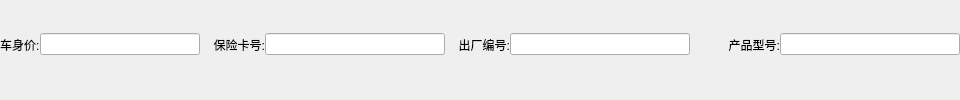
        <widget class="QWidget" name="widget_4" native="true">
         <layout class="QHBoxLayout" name="horizontalLayout_4">
          <property name="spacing">
           <number>0</number>
          </property>
          <property name="leftMargin">
           <number>0</number>
          </property>
          <property name="topMargin">
           <number>0</number>
          </property>
          <property name="rightMargin">
           <number>0</number>
          </property>
          <item>
           <widget class="QLabel" name="label_13">
            <property name="minimumSize">
             <size>
              <width>40</width>
              <height>0</height>
             </size>
            </property>
            <property name="maximumSize">
             <size>
              <width>40</width>
              <height>16777215</height>
             </size>
            </property>
            <property name="text">
             <string>车身价:</string>
            </property>
           </widget>
          </item>
          <item>
           <widget class="QLineEdit" name="worthLE">
            <property name="minimumSize">
             <size>
              <width>160</width>
              <height>0</height>
             </size>
            </property>
            <property name="maximumSize">
             <size>
              <width>160</width>
              <height>16777215</height>
             </size>
            </property>
           </widget>
          </item>
          <item>
           <widget class="QLabel" name="label_14">
            <property name="minimumSize">
             <size>
              <width>65</width>
              <height>0</height>
             </size>
            </property>
            <property name="maximumSize">
             <size>
              <width>65</width>
              <height>16777215</height>
             </size>
            </property>
            <property name="text">
             <string>保险卡号:</string>
            </property>
            <property name="alignment">
             <set>Qt::AlignRight|Qt::AlignTrailing|Qt::AlignVCenter</set>
            </property>
           </widget>
          </item>
          <item>
           <widget class="QLineEdit" name="insuranceCardNumberLE">
            <property name="minimumSize">
             <size>
              <width>180</width>
              <height>0</height>
             </size>
            </property>
            <property name="maximumSize">
             <size>
              <width>180</width>
              <height>16777215</height>
             </size>
            </property>
           </widget>
          </item>
          <item>
           <widget class="QLabel" name="label_15">
            <property name="minimumSize">
             <size>
              <width>65</width>
              <height>0</height>
             </size>
            </property>
            <property name="maximumSize">
             <size>
              <width>65</width>
              <height>16777215</height>
             </size>
            </property>
            <property name="text">
             <string>出厂编号:</string>
            </property>
            <property name="alignment">
             <set>Qt::AlignRight|Qt::AlignTrailing|Qt::AlignVCenter</set>
            </property>
           </widget>
          </item>
          <item>
           <widget class="QLineEdit" name="factoryCodeLE">
            <property name="minimumSize">
             <size>
              <width>180</width>
              <height>0</height>
             </size>
            </property>
            <property name="maximumSize">
             <size>
              <width>180</width>
              <height>16777215</height>
             </size>
            </property>
           </widget>
          </item>
          <item>
           <widget class="QLabel" name="label_16">
            <property name="minimumSize">
             <size>
              <width>90</width>
              <height>0</height>
             </size>
            </property>
            <property name="maximumSize">
             <size>
              <width>90</width>
              <height>16777215</height>
             </size>
            </property>
            <property name="text">
             <string>产品型号:</string>
            </property>
            <property name="alignment">
             <set>Qt::AlignRight|Qt::AlignTrailing|Qt::AlignVCenter</set>
            </property>
           </widget>
          </item>
          <item>
           <widget class="QLineEdit" name="productNumberLE">
            <property name="minimumSize">
             <size>
              <width>180</width>
              <height>0</height>
             </size>
            </property>
            <property name="maximumSize">
             <size>
              <width>180</width>
              <height>16777215</height>
             </size>
            </property>
           </widget>
          </item>
         </layout>
        </widget>
